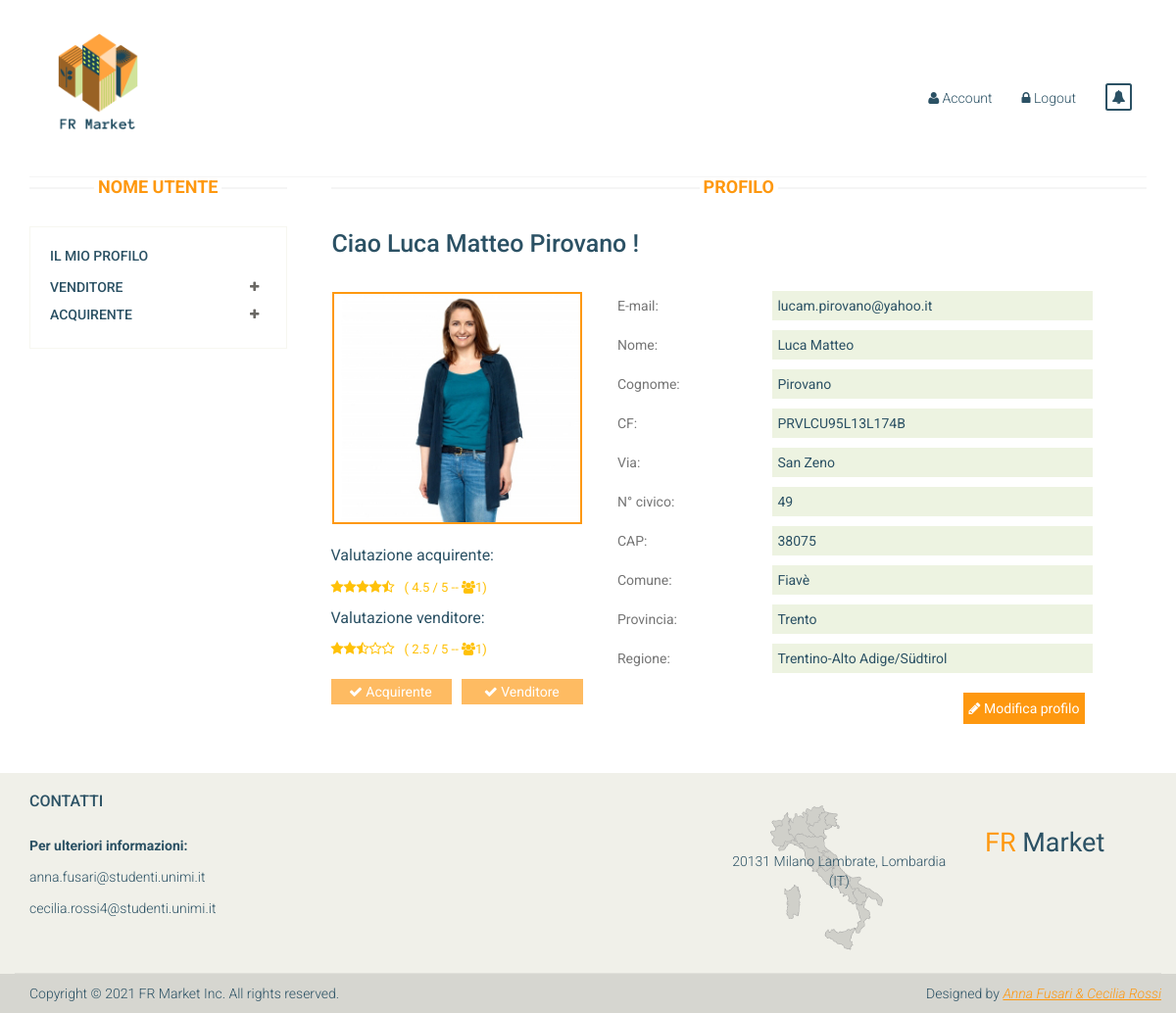
Page /account.php (signed in) on the committed database.
### tables this page shows
CREATE TABLE `utente` (
  `email` varchar(50) NOT NULL,
  `psw` varchar(32) NOT NULL,
  `nome` varchar(20) NOT NULL,
  `cognome` varchar(20) NOT NULL,
  `codFiscale` varchar(16) NOT NULL,
  `immagine` tinyblob DEFAULT NULL,
  `via` varchar(50) NOT NULL,
  `nCivico` varchar(5) NOT NULL,
  `CAP` int(5) NOT NULL,
  `venditore` tinyint(1) NOT NULL,
  `acquirente` tinyint(1) NOT NULL,
  `comune` varchar(100) NOT NULL,
  `provincia` varchar(100) NOT NULL,
  `regione` varchar(100) NOT NULL
);

### common/funzioni_account.php (the view, shortened to what this page needs)
<?php
function ciao($cid){
    if($_SESSION["logged"]==true) {
        $email_sessione = $_SESSION["email"];
        $sql = "SELECT nome,cognome FROM utente WHERE email = '$email_sessione' ";
        $risultato = $cid->query($sql);
        $row=$risultato->fetch_array();
         echo'<p class="p_benvenuto" >Ciao '. $row["nome"] .' '. $row["cognome"] .' !</p>';
    }
}
function utenteinfo($cid){
    if($_SESSION["logged"]==true){
        $email_sessione=$_SESSION["email"];
        $sql = "SELECT email,nome,cognome,codFiscale,via,nCivico,CAP,comune,provincia,regione FROM utente WHERE email = '$email_sessione' ";
        $risultato = $cid->query($sql);
        $row=$risultato->fetch_array();
        $email = $row["email"];
        $nome = $row["nome"];
        $cognome = $row["cognome"];
        $codFiscale = $row["codFiscale"];
        $via = $row["via"];
        $nCivico = $row["nCivico"];
        $CAP = $row["CAP"];
        $comune = $row["comune"];
        $provincia = $row["provincia"];
        $regione = $row["regione"];
        echo'
        <div class="col-sm-8" >
          <textarea name="text"  placeholder="E-mail: " rows="1" disabled class="profilo-name"></textarea ><textarea name="text"  rows="1" disabled class="profilo-data">'. $email .'</textarea >
          <textarea name="text"  placeholder="Nome: " rows="1" disabled class="profilo-name"></textarea ><textarea name="text" rows="1" disabled class="profilo-data">'. $nome .'</textarea >
          <textarea name="text"  placeholder="Cognome: " rows="1" disabled class="profilo-name"></textarea ><textarea name="text"  rows="1" disabled class="profilo-data">'. $cognome .'</textarea >
          <textarea name="text"  placeholder="CF: " rows="1" disabled class="profilo-name"></textarea><textarea name="text" rows="1" disabled class="profilo-data">'. $codFiscale .'</textarea>
          <textarea name="text"  placeholder="Via: " rows="1" disabled class="profilo-name"></textarea><textarea name="text" rows="1" disabled class="profilo-data">'. $via .'</textarea>
          <textarea name="text"  placeholder="N° civico: " rows="1" disabled class="profilo-name"></textarea><textarea name="text"  rows="1" disabled class="profilo-data">'. $nCivico .'</textarea>
          <textarea name="text"  placeholder="CAP: " rows="1" disabled class="profilo-name"></textarea><textarea name="text" rows="1" disabled class="profilo-data">'. $CAP .'</textarea>
          <textarea name="text"  placeholder="Comune: " rows="1" disabled class="profilo-name"></textarea><textarea name="text"  rows="1" disabled class="profilo-data">'. $comune .'</textarea>
          <textarea name="text"  placeholder="Provincia: " rows="1" disabled class="profilo-name"></textarea><textarea name="text" rows="1" disabled class="profilo-data">'. $provincia .'</textarea>
          <textarea name="text"  placeholder="Regione: " rows="1" disabled class="profilo-name"></textarea><textarea name="text" rows="1" disabled class="profilo-data">'. $regione .'</textarea>
        </div>
        ';
      }
}
function acquirente_venditore($cid){
  if($_SESSION["logged"]==true){
      $email_sessione=$_SESSION["email"];
      $sql="SELECT acquirente, venditore FROM utente WHERE email = '$email_sessione' ";
      $risultato = $cid->query($sql);
      $row=$risultato->fetch_array();
      if($row["acquirente"]==1){
        echo'
            <button type="submit" class="btn btn-profilo pull-left btn-a-v" disabled><i class="fa fa-check" aria-hidden="true"></i>   Acquirente</button>
        ';
      }else{
        echo'
            <button type="submit" class="btn btn-profilo pull-left btn-non-a-v" disabled><i class="fa fa-times" aria-hidden="true"></i>   Acquirente</button>
        ';
      }
      if($row["venditore"]==1){
        echo'
            <button type="submit" class="btn btn-profilo pull-right btn-a-v" disabled><i class="fa fa-check" aria-hidden="true"></i>   Venditore</button>
        ';
      }else{
        echo'
            <button type="submit" class="btn btn-profilo pull-right btn-non-a-v" disabled><i class="fa fa-times" aria-hidden="true"></i>   Venditore</button>
        ';
      }
  }
}
function valutazione($cid){
  if($_SESSION["logged"]==true){
    $email_sessione=$_SESSION["email"];
    $sql="SELECT acquirente, venditore FROM utente WHERE email = '$email_sessione' ";
    $risultato = $cid->query($sql);
    $row=$risultato->fetch_array();
    if(($row["acquirente"]==1) and ($row["venditore"]==0)){
          $sqlA="SELECT AVG((serietaA+puntualitaA)/2) AS mediaA, COUNT(*) AS nVal FROM `richiestaacquisto` WHERE acquirenteRA = '$email_sessione' AND serietaA is not null AND puntualitaA is not null";
          $resA = $cid->query($sqlA);
          $rowA=$resA->fetch_array();
          $mediaA=round($rowA["mediaA"], 2);
          $nValA=$rowA["nVal"];
          echo'<p class="valutazione-profilo">Valutazione: </p>';
          echo'<div class="stelle-valutazione-profilo">';
          $iA=0;
          while($iA <= 4){
              if($mediaA > ($iA + 0.75)) {
                  echo '<i class="fa fa-star" aria-hidden="true" ></i>';
              }elseif(($mediaA < ($iA + 0.25)) and ($mediaA > $iA)) {
                  echo '<i class="fa fa-star" aria-hidden="true" ></i>';
              }elseif(($mediaA > ($iA + 0.25)) and ($mediaA < ($iA + 0.75))){
                  echo'<i class="fa fa-star-half-o" aria-hidden="true" class="stelle-valutazione-profilo"></i>';
              }else{
                  echo'<i class="fa fa-star-o" aria-hidden="true"  class="stelle-valutazione-profilo"></i>';
              }
              $iA = $iA + 1;
          }
        echo'<p class="stelle-valutazione-profilo numero-valutazioni">( '. $mediaA. ' / 5 -- <i class="fa fa-users" aria-hidden="true" class="numero-valutazioni"></i>'. $nValA. ')</p>';
          echo'</div>';
    }else{
          $sqlAV="SELECT AVG((serietaA+puntualitaA)/2) AS mediaA, COUNT(*) AS nVal FROM `richiestaacquisto` WHERE acquirenteRA = '$email_sessione' AND serietaA is not null AND puntualitaA is not null";
          $resAV = $cid->query($sqlAV);
          $rowAV=$resAV->fetch_array();
          $mediaAV=round($rowAV["mediaA"], 2);
          $nValAV=$rowAV["nVal"];
          echo'<p class="valutazione-profilo">Valutazione acquirente: </p>';
          echo'<div class="stelle-valutazione-profilo">';
          $iAV=0;
          while($iAV <= 4){
              if($mediaAV > ($iAV + 0.75)){
                  echo '<i class="fa fa-star" aria-hidden="true" ></i>';
              }elseif(($mediaAV < ($iAV + 0.25)) and ($mediaAV > $iAV)) {
                  echo '<i class="fa fa-star" aria-hidden="true" ></i>';
              }elseif(($mediaAV > ($iAV + 0.25)) and ($mediaAV < ($iAV + 0.75))){
                  echo'<i class="fa fa-star-half-o" aria-hidden="true" class="stelle-valutazione-profilo"></i>';
              }else{
                  echo'<i class="fa fa-star-o" aria-hidden="true"  class="stelle-valutazione-profilo"></i>';
              }
              $iAV = $iAV + 1;
          }
        echo'<p class="stelle-valutazione-profilo numero-valutazioni">( '. $mediaAV. ' / 5 -- <i class="fa fa-users" aria-hidden="true" class="numero-valutazioni"></i>'. $nValAV. ')</p>';
          echo'</div>';
          $sqlVA="SELECT AVG((serietaV+puntualitaV)/2) AS mediaV, COUNT(*) AS nVal FROM `annuncio` WHERE venditore = '$email_sessione' AND serietaV is not null AND puntualitaV is not null";
          $resVA = $cid->query($sqlVA);
          $rowVA=$resVA->fetch_array();
          $mediaVA=round($rowVA["mediaV"], 2);
          $nValVA=$rowVA["nVal"];
          echo'<p class="valutazione-profilo">Valutazione venditore: </p>';
          echo'<div class="stelle-valutazione-profilo">';
          $iVA=0;
          while($iVA <= 4){
              if($mediaVA >= ($iVA + 0.75)) {
                  echo '<i class="fa fa-star" aria-hidden="true" ></i>';
              }elseif(($mediaVA < ($iVA + 0.25)) and ($mediaVA > $iVA))  {
                   echo '<i class="fa fa-star" aria-hidden="true" ></i>';
              }elseif(($mediaVA > ($iVA + 0.25)) and ($mediaVA < ($iVA + 0.75))){
                  echo'<i class="fa fa-star-half-o" aria-hidden="true" class="stelle-valutazione-profilo"></i>';
              }else{
                  echo'<i class="fa fa-star-o" aria-hidden="true"  class="stelle-valutazione-profilo"></i>';
              }
              $iVA = $iVA + 1;
          }
          echo'<p class="stelle-valutazione-profilo numero-valutazioni">( '. $mediaVA. ' / 5 -- <i class="fa fa-users" aria-hidden="true" class="numero-valutazioni"></i>'. $nValVA. ')</p>';
          echo'</div>';
    }
  }
}
 ?>

### css/main.css (style rules this page uses)
body { font-family: 'Roboto', sans-serif; background:; position: relative; font-weight:400px; }
.user_info input, select, textarea { background: #9bbe592e; border:0; color: #2b5164; padding: 5px; width: 100%; border-radius: 0; resize: none }
.p_benvenuto { color: #2b5164; font-family: 'Roboto', sans-serif; font-size: 25px; font-weight: 500; margin-left: 16px; margin-bottom: 30px;ndosò }
.btn-profilo { background-color:#FE980F !important; color:#fff; border-radius: unset; display: inline-block; padding: 2px 6px 2px 4px; margin-top: 10px; }

### css/account.css (style rules this page uses)
.valutazione-profilo { padding-right: 5px !important; display: inline-block; color: #2b5164 ; font-size: 16px; display: inline-block !important; }
.stelle-valutazione-profilo { color: #ffc107 !important; display: inline-block !important; }
.profilo-name { margin-bottom: 10px; background-color: #ffffff; color: #2b5164; width: 30%; }
.profilo-data { margin-bottom: 10px; background-color: #9bbe592e; color: #2b5164; width: 60%; }
.btn-a-v { width: 48% !important; margin-bottom: 20px !important; background-color: #FE980F !important; color: #fff; }
.numero-valutazioni { padding-left: 10px !important; font-size: small; }

### rows in the picture
utente: nome "Luca Matteo", cognome "Pirovano", text "lucam.pirovano@yahoo.it", text "Luca Matteo", text "Pirovano", text "PRVLCU95L13L174B", text "San Zeno", text "49", text "38075", text "Fiavè", text "Trento", text "Trentino-Alto Adige/Südtirol"

### other values in the picture
$mediaAV "4.5"
$nValAV "1"
$mediaVA "2.5"
$nValVA "1"
